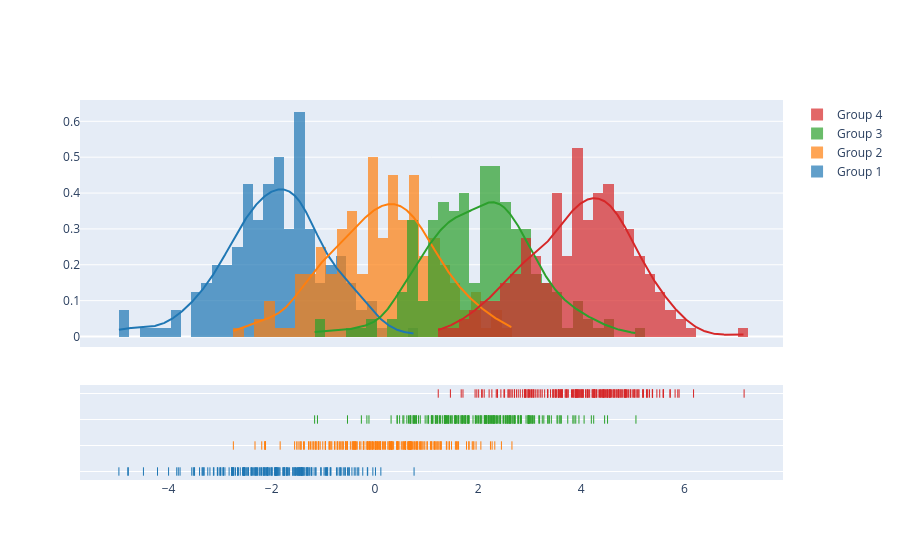

This figure's notebook cell:
### Code cell
import plotly.figure_factory as ff

# Add histogram data
x1 = np.random.randn(200) - 2
x2 = np.random.randn(200)
x3 = np.random.randn(200) + 2
x4 = np.random.randn(200) + 4

# Group data together
hist_data = [x1, x2, x3, x4]

group_labels = ['Group 1', 'Group 2', 'Group 3', 'Group 4']

# Create distplot with custom bin_size
fig = ff.create_distplot(hist_data, group_labels, bin_size=.2)
fig.show()

### Figure 1 — Plotly figure (JSON) as saved in the notebook; plotly's stock layout.template omitted (floating-point values rounded to 4 significant figures; data arrays with more than 128 entries replaced by an {"elided": "..."} marker saying what was removed)
{"data": [{"autobinx": false, "histnorm": "probability density", "legendgroup": "Group 1", "marker": {"color": "rgb(31, 119, 180)"}, "name": "Group 1", "opacity": 0.7, "type": "histogram", "x": {"elided": "200 float values"}, "xaxis": "x", "xbins": {"end": 0.7591, "size": 0.2, "start": -4.961}, "yaxis": "y"}, {"autobinx": false, "histnorm": "probability density", "legendgroup": "Group 2", "marker": {"color": "rgb(255, 127, 14)"}, "name": "Group 2", "opacity": 0.7, "type": "histogram", "x": {"elided": "200 float values"}, "xaxis": "x", "xbins": {"end": 2.656, "size": 0.2, "start": -2.743}, "yaxis": "y"}, {"autobinx": false, "histnorm": "probability density", "legendgroup": "Group 3", "marker": {"color": "rgb(44, 160, 44)"}, "name": "Group 3", "opacity": 0.7, "type": "histogram", "x": {"elided": "200 float values"}, "xaxis": "x", "xbins": {"end": 5.059, "size": 0.2, "start": -1.168}, "yaxis": "y"}, {"autobinx": false, "histnorm": "probability density", "legendgroup": "Group 4", "marker": {"color": "rgb(214, 39, 40)"}, "name": "Group 4", "opacity": 0.7, "type": "histogram", "x": {"elided": "200 float values"}, "xaxis": "x", "xbins": {"end": 7.155, "size": 0.2, "start": 1.228}, "yaxis": "y"}, {"legendgroup": "Group 1", "marker": {"color": "rgb(31, 119, 180)"}, "mode": "lines", "name": "Group 1", "showlegend": false, "type": "scatter", "x": {"elided": "500 float values"}, "xaxis": "x", "y": {"elided": "500 float values"}, "yaxis": "y"}, {"legendgroup": "Group 2", "marker": {"color": "rgb(255, 127, 14)"}, "mode": "lines", "name": "Group 2", "showlegend": false, "type": "scatter", "x": {"elided": "500 float values"}, "xaxis": "x", "y": {"elided": "500 float values"}, "yaxis": "y"}, {"legendgroup": "Group 3", "marker": {"color": "rgb(44, 160, 44)"}, "mode": "lines", "name": "Group 3", "showlegend": false, "type": "scatter", "x": {"elided": "500 float values"}, "xaxis": "x", "y": {"elided": "500 float values"}, "yaxis": "y"}, {"legendgroup": "Group 4", "marker": {"color": "rgb(214, 39, 40)"}, "mode": "lines", "name": "Group 4", "showlegend": false, "type": "scatter", "x": {"elided": "500 float values"}, "xaxis": "x", "y": {"elided": "500 float values"}, "yaxis": "y"}, {"legendgroup": "Group 1", "marker": {"color": "rgb(31, 119, 180)", "symbol": "line-ns-open"}, "mode": "markers", "name": "Group 1", "showlegend": false, "type": "scatter", "x": {"elided": "200 float values"}, "xaxis": "x", "y": {"elided": "200 str values"}, "yaxis": "y2"}, {"legendgroup": "Group 2", "marker": {"color": "rgb(255, 127, 14)", "symbol": "line-ns-open"}, "mode": "markers", "name": "Group 2", "showlegend": false, "type": "scatter", "x": {"elided": "200 float values"}, "xaxis": "x", "y": {"elided": "200 str values"}, "yaxis": "y2"}, {"legendgroup": "Group 3", "marker": {"color": "rgb(44, 160, 44)", "symbol": "line-ns-open"}, "mode": "markers", "name": "Group 3", "showlegend": false, "type": "scatter", "x": {"elided": "200 float values"}, "xaxis": "x", "y": {"elided": "200 str values"}, "yaxis": "y2"}, {"legendgroup": "Group 4", "marker": {"color": "rgb(214, 39, 40)", "symbol": "line-ns-open"}, "mode": "markers", "name": "Group 4", "showlegend": false, "type": "scatter", "x": {"elided": "200 float values"}, "xaxis": "x", "y": {"elided": "200 str values"}, "yaxis": "y2"}], "layout": {"barmode": "overlay", "hovermode": "closest", "legend": {"traceorder": "reversed"}, "xaxis": {"anchor": "y2", "domain": [0.0, 1.0], "zeroline": false}, "yaxis": {"anchor": "free", "domain": [0.35, 1], "position": 0.0}, "yaxis2": {"anchor": "x", "domain": [0, 0.25], "dtick": 1, "showticklabels": false}}}
